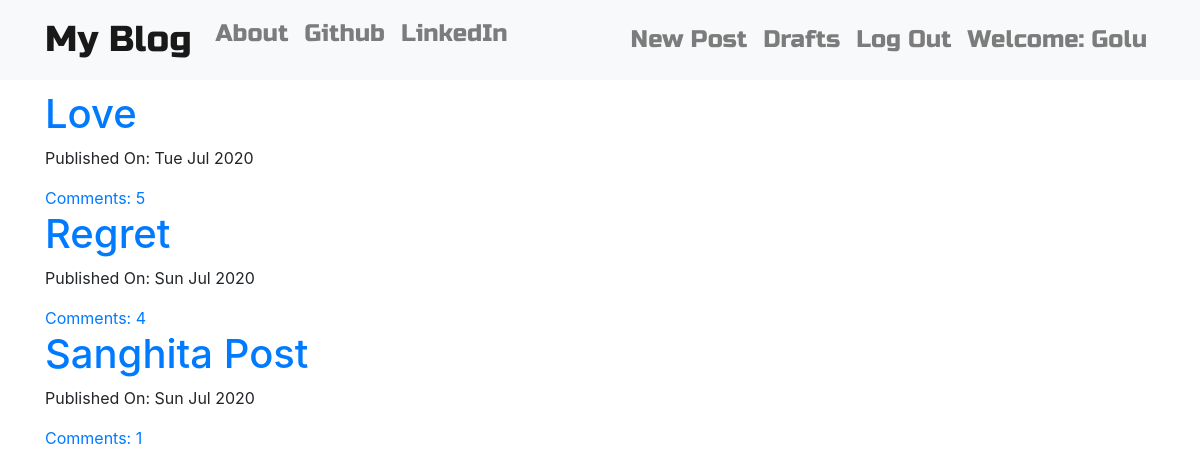
The app's page / (signed in) with its own data.
### blog/models.py (models this page shows, shortened)
class Post(models.Model):
    author = models.ForeignKey('auth.User', on_delete=models.CASCADE)
    title = models.CharField(max_length=200)
    text = models.TextField()
    created_date = models.DateTimeField(default=timezone.now)
    published_date = models.DateTimeField(blank=True, null=True)
    def approve_comments(self):
        return self.comments.filter(approved_comment=True)

### blog/views.py (the view)
# urls.py: path('', views.PostListView.as_view(), name='post_list'),
class PostListView(ListView):
    model = Post
    def get_queryset(self):
        return Post.objects.filter(published_date__lte=timezone.now()).order_by('-published_date')

### blog/templates/blog/post_list.html
{% extends "blog/base.html" %}
{% block content %}
    <div class="centerstage">
        {% for post in post_list %}
            <div class="post">
                <h1><a href="{% url 'post_detail' pk=post.pk %}">{{ post.title }}</a></h1>
                <div class="date">
                    <p>Published On: {{ post.published_date|date:"D M Y" }}</p>
                </div>
                <a href="{% url 'post_detail' pk=post.pk %}">Comments: {{ post.approve_comments.count }}</a>
            </div>
        {% endfor %}
    </div>
{% endblock %}

### blog/templates/blog/base.html (shortened to what this page needs)
<!DOCTYPE html>
{% load static %}
<html lang="en">
<head>
    <link rel="stylesheet" href="https://stackpath.bootstrapcdn.com/bootstrap/4.5.0/css/bootstrap.min.css">
    <link rel="stylesheet" href="//cdn.jsdelivr.net/npm/medium-editor@latest/dist/css/medium-editor.min.css" type="text/css" media="screen" charset="utf-8">
    <link rel="stylesheet" href="{% static 'css/blog.css' %}">
</head>
<body class='loader'>
    <nav class="navbar navbar-expand-lg navbar-light bg-light techfont custom-navbar">
        <div class="container">
            <ul class="navbar-nav mr-auto">
                <li class="nav-item">
                    <a class="navbar-brand bigbrand" href="{% url 'post_list' %}">My Blog</a>
                </li>
                <li class="nav-item">
                    <a class="nav-link" href="{% url 'about' %}">About</a>
                </li>
                <li class="nav-item">
                    <a class="nav-link" href="https://github.com/badri7489">Github</a>
                </li>
                <li class="nav-item">
                    <a class="nav-link" href="https://www.linkedin.com">LinkedIn</a>
                </li>
            </ul>
            <ul class="navbar-nav navbar-right">
                {% if user.is_authenticated %}
                    <li class="nav-item">
                        <a class="nav-link" href="{% url 'post_new' %}">New Post</a>
                    </li>
                    <li class="nav-item">
                        <a class="nav-link" href="{% url 'post_draft_list' %}">Drafts</a>
                    </li>
                    <li class="nav-item">
                        <a class="nav-link" href="{% url 'logout' %}">Log Out</a>
                    </li>
                    <li class="nav-item">
                        <a class="nav-link">Welcome: {{ user.username }}</a>
                    </li>
                {% else %}
                    <li>
                        <a class="navbar-right" href="{% url 'login' %}">
                            Login
                        </a>
                    </li>
                {% endif %}
            </ul>
        </div>
    </nav>
    <div class="content container">
        <div class="row">
            <div class="col-md-8">
                <div class="blog_posts">
                    {% block content %}
                    {% endblock %}
                </div>
            </div>
        </div>
    </div>
</body>
</html>

### blog/static/css/blog.css (style rules this page uses)
.techfont { font-family: 'Russo One', sans-serif; font-size: 1.5em; margin-bottom: 10px; }
.centerstage { margin-left: auto; margin-right: auto; }
.bigbrand { font-size: 1.5em; }
.loader { filter:hue-rotate(0deg); color:linear-gradient(45deg,#0f8,#08f); animation:hue 10000ms infinite linear; }

### records on screen
Post: title "Love", published_date "Tue Jul 2020", approve_comments.count "5"
Post: title "Regret", published_date "Sun Jul 2020", approve_comments.count "4"
Post: title "Sanghita Post", published_date "Sun Jul 2020", approve_comments.count "1"

### other values on screen
{{ user.username }} "Golu"
